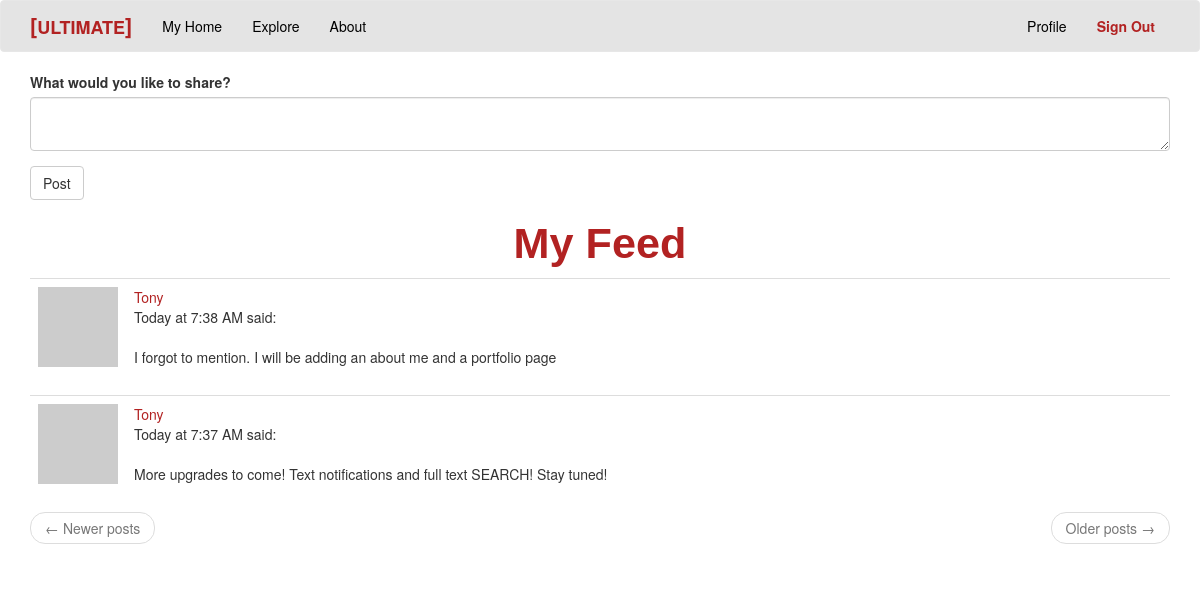
The page /index (signed in) on the database its author committed.
### app/models.py (models this page shows, shortened)
class Post(db.Model): #database model for Posts
  id = db.Column(db.Integer, primary_key = True)
  body = db.Column(db.String(140), index = True)
  timestamp =db.Column(db.DateTime, index=True, default=datetime.utcnow)
  user_id = db.Column(db.Integer, db.ForeignKey('user.id')) #user.id is a foreign key that connects the Post table with the User table

class User(UserMixin, db.Model): #database model for Users
  id = db.Column(db.Integer, primary_key=True)
  username = db.Column(db.String(64), index=True, unique=True)
  email = db.Column(db.String(120), index=True, unique=True)
  password_hash = db.Column(db.String(128))
  posts = db.relationship('Post', backref='author', lazy='dynamic')
  about_me = db.Column(db.String(140))
  last_seen = db.Column(db.DateTime, default=datetime.utcnow)
  followed = db.relationship(
    'User', secondary = followers,
    primaryjoin=(followers.c.follower_id == id),
    secondaryjoin=(followers.c.followed_id==id),
    backref=db.backref('followers', lazy = 'dynamic'), lazy='dynamic' )
  def avatar(self, size): #method that handles avatar loading
    digest = md5(self.email.lower().encode('utf-8')).hexdigest() #ecodes user's lowercase email into bits so it is understandable to hex
    return 'https://www.gravatar.com/avatar/{}?d=identicon&s={}'.format(digest, size) #returns avatar image link for 'self' user
  def followed_posts(self): #returns the posts by the current user and the users he/she follows ONLY ordered newest to oldest
    followed = Post.query.join(followers, (followers.c.followed_id == Post.user_id)).filter(followers.c.follower_id == self.id)
    own = Post.query.filter_by(user_id=self.id)
    return followed.union(own).order_by(Post.timestamp.desc()) #union combines the 'followed' posts query results and the current user's 'own' posts query results and returns all of the posts in order newest to oldest

### app/main/routes.py (the view, shortened to what this page needs)
@bp.route("/", methods=['GET', 'POST'])  # decorator
@bp.route("/index", methods=['GET', 'POST'])  # decorator
@login_required
def index():  # view function
    form = PostForm()
    page = request.args.get("page", 1, type=int) #'page' is set to the first page of posts using the request.args.get method. "page" is an identifier used in the link, "1" is the page number, and we know 1 is an int but we declare in with type=int
    posts = current_user.followed_posts().paginate(page, current_app.config['POSTS_PER_PAGE'], False) #gets the posts from users followed pages, .paginate is used to retrieve only the disired page of post results
    next_url = url_for('main.index', page = posts.next_num) \
        if posts.has_next else None  #next_url is assigned the link to the next page, if no next page available, link is not shown
    prev_url = url_for("main.index", page = posts.prev_num) \
        if posts.has_prev else None  #prev_url is assigned the link to the prev page, if no previous page available, link is not shown
    return render_template("index.html", title=_("Home Page"), form=form, posts=posts.items, next_url=next_url, prev_url=prev_url) #render_template renders code in html. #colored 'posts' contains all the user's posts, 'posts' can be accessed by 'index.html' to print data to the page usually using the "." operator

### app/main/forms.py
class PostForm(FlaskForm): #form used for blog posts
  post = TextAreaField(_l('What would you like to share?'), validators=[DataRequired(), Length(min=1, max=240)])
  submit = SubmitField(_l('Post'))

### app/main/routes.py (called while the page is built)
@bp.before_app_request #decorator
def before_request(): #before the user accesses any page in our server we implicitly log the time in which they accessed it
    if current_user.is_authenticated: #checks if user is logged in (must be a registered user) if so...
        current_user.last_seen = datetime.utcnow() #we set the current time data we have for the user, to the updated time
        db.session.commit() #save the data in our database
    g.locale = str(get_locale())

### app/models.py (called while the page is built)
@login.user_loader #decorator registers function with Flask-Login
def load_user(id):
  return User.query.get(int(id))

### app/templates/index.html
{% extends "base.html" %}
{% import 'bootstrap/wtf.html' as wtf %}
{% block app_content %}
{% if form %}
{{ wtf.quick_form(form) }}
<h1 style="text-align: center; color: firebrick; font-family: 'Franklin Gothic Medium', 'Arial Narrow', Arial, sans-serif;"><b><big>{{ _('My Feed') }}</big></b></h1>
{% else %}
<h1 style="text-align: center; color: firebrick; font-family: 'Franklin Gothic Medium', 'Arial Narrow', Arial, sans-serif;"><b><big>{{ _('#Explore Ultimate') }}</big></b></h1>
<p style="color: grey;">{{ _("See all user's posts below") }}</p>
{% endif %}
{% for post in posts %}
{% include '_post.html' %}
{% endfor %}
<nav aria-label="...">
 <ul class="pager">
  <li class="previous{% if not prev_url %} disabled{% endif %}">
   <a href="{{ prev_url or '#' }}">
    <span aria-hidden="true">&larr;</span> {{ _('Newer posts') }}
   </a>
  </li>
  <li class="next{% if not next_url %} disabled{% endif %}">
   <a href="{{ next_url or '#' }}">
    {{ _('Older posts') }} <span aria-hidden="true">&rarr;</span>
   </a>
  </li>
 </ul>
</nav>
{% endblock %}

### app/templates/_post.html
  {% if post.author %}
<table class="table table-hover">
 <tr>
  <td width="70px">
  <a href="{{ url_for('main.user', username=post.author.username) }}">
    <img src="{{ post.author.avatar(70) }}" />
   </a>
  </td>
  <td>
   <a style="color: firebrick;" href="{{ url_for('main.user', username=post.author.username) }}">
    {{ post.author.username }}
   </a>
   <br>
    {{ moment(post.timestamp).calendar() }}   {{_('said')}}:<br>
   <br>
    {{ post.body }}
{% endif %}
  </td>
 </tr>
</table>

### rows shown on the page
Post: author.username "Tony", timestamp "Today at 7:38 AM", body "I forgot to mention. I will be adding an about me and a portfolio page"
Post: author.username "Tony", timestamp "Today at 7:37 AM", body "More upgrades to come! Text notifications and full text SEARCH! Stay tuned!"
